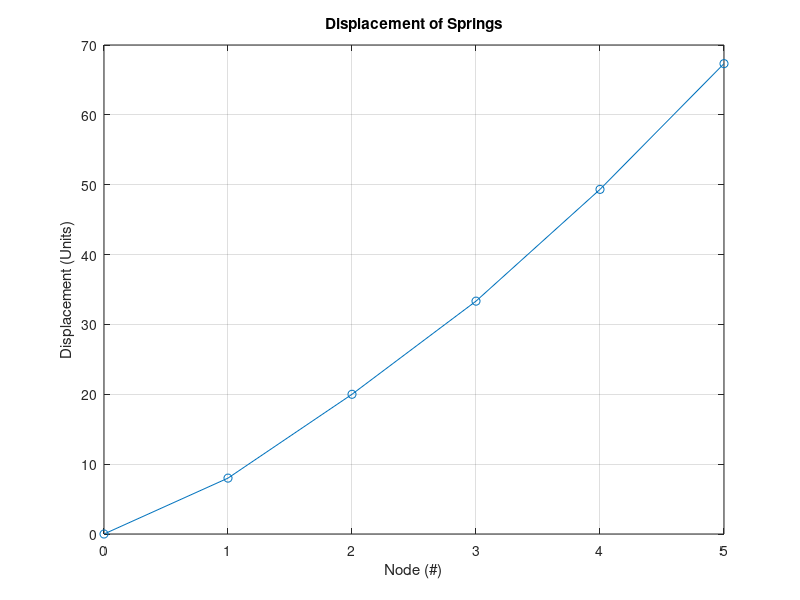

Recreate this plot in MATLAB.
% Problem 1

clc;
clear all;

% Spring Constants
k1 = 0.25;
k2 = 0.5;
k3 = 1.5;
k4 = 0.75;
k5 = 1.0;

% Coefficient matrix
A = [
    k1+k2, -k2,    0,    0,    0;
    -k2,   k2+k3, -k3,   0,    0;
    0,     -k3,   k3+k4, -k4,  0;
    0,      0,    -k4,   k4+k5, -k5;
    0,      0,     0,    -k5,   k5
];

% Const vector
B = [0; 0; 0; 0; 2];

% Solve Matrix
x = A \ B;

% Display X value
disp(x);

% Make 0 the first value and then cumulatively sum up the rest of the vals
plot_distance_vals= cumsum([0; x]);

% Plot graph with vals on x aligning to node numbers
plot_node_vals = 0:5;
plot(plot_node_vals, plot_distance_vals, '-o');

% Labels and titles
xlabel('Node (#)');
ylabel('Displacement (Units)');
title('Displacement of Springs');
grid on;